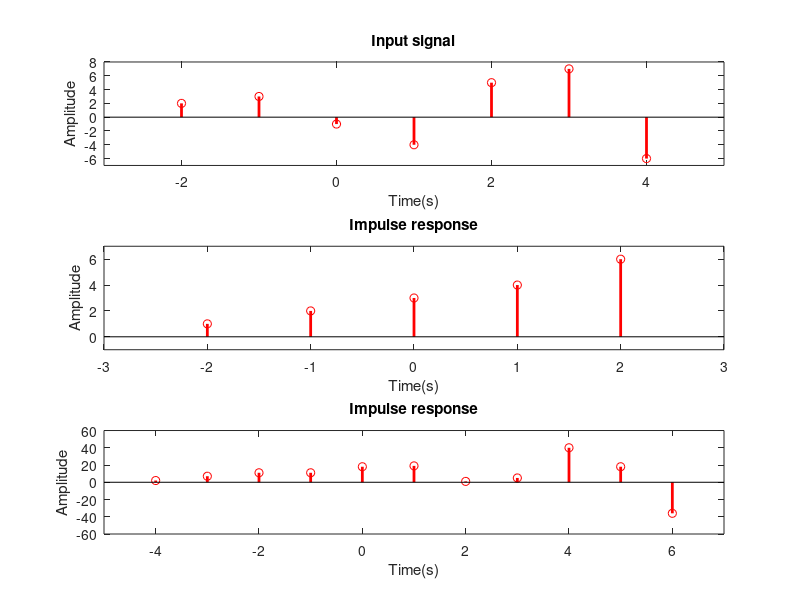

Source code (MATLAB):
clear all;
close all;
clc;

x = [2, 3, -1, -4, 5, 7, -6];
n1 = -2 : 4;

h = [1, 2, 3, 4, 6];
n2 = -2 : 2;

y = conv(x, h);
y_n = n1(1) + n2(1) : n1(end) + n2(end);

subplot(3, 1, 1);
stem(n1, x, 'r', 'LineWidth', 2);
xlabel('Time(s)');
ylabel('Amplitude');
title('Input signal');
xlim([-3, 5]);
ylim([-7, 8]);

subplot(3, 1, 2);
stem(n2, h, 'r', 'LineWidth', 2);
xlabel('Time(s)');
ylabel('Amplitude');
title('Impulse response');
xlim([-3, 3]);
ylim([-1, 7]);

subplot(3, 1, 3);
stem(y_n, y, 'r', 'LineWidth', 2);
xlabel('Time(s)');
ylabel('Amplitude');
title('Impulse response');
xlim([-5, 7]);
ylim([-60, 60]);